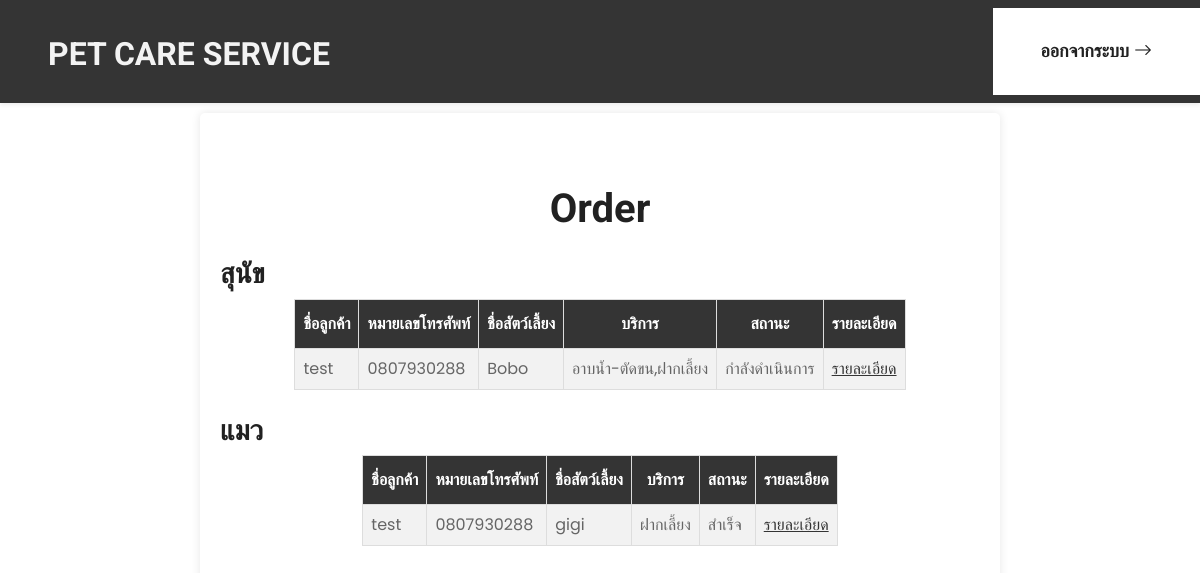
The app's page /adminindex.php (signed in) with its own data.
### tables this page shows
CREATE TABLE `dogservice` (
  `dogID` int(11) NOT NULL,
  `dogname` varchar(255) NOT NULL,
  `doggender` enum('ผู้','เมีย') NOT NULL,
  `dogage` varchar(255) NOT NULL,
  `dogspicies` varchar(255) DEFAULT NULL,
  `dogbark` enum('เห่า','ไม่เห่า') NOT NULL,
  `dogbehavior` varchar(255) DEFAULT NULL,
  `dogtick` enum('มี','ไม่มี') NOT NULL,
  `dogcongen` varchar(255) NOT NULL,
  `dogvac` enum('ครบ','ไม่ครบ') NOT NULL,
  `dogrs` enum('ระบบปิด','ระบบเปิด') NOT NULL,
  `dogtrans` text NOT NULL,
  `dogservices` varchar(255) NOT NULL,
  `ddatetimestartd` datetime NOT NULL,
  `ddatetimeendd` datetime NOT NULL,
  `userID` int(11) NOT NULL,
  `username` varchar(255) NOT NULL,
  `phone` varchar(10) NOT NULL,
  `facebook` varchar(255) NOT NULL,
  `line` varchar(100) NOT NULL,
  `total_price` int(11) NOT NULL,
  `status` varchar(255) NOT NULL
);

CREATE TABLE `catservice` (
  `catID` int(11) NOT NULL,
  `catname` varchar(255) NOT NULL,
  `catgender` enum('ผู้','เมีย') NOT NULL,
  `catage` varchar(100) NOT NULL,
  `catspicies` varchar(255) DEFAULT NULL,
  `catheat` enum('มี','ไม่มี') NOT NULL,
  `catbehavior` varchar(255) DEFAULT NULL,
  `cattick` enum('มี','ไม่มี') NOT NULL,
  `catcongen` varchar(255) NOT NULL,
  `catvac` enum('ครบ','ไม่ครบ') NOT NULL,
  `catrs` enum('ระบบปิด','ระบบเปิด') NOT NULL,
  `cattrans` text NOT NULL,
  `catservices` varchar(255) NOT NULL,
  `cdatetimestartc` datetime NOT NULL,
  `cdatetimeendc` datetime NOT NULL,
  `userID` int(11) NOT NULL,
  `username` varchar(255) NOT NULL,
  `phone` varchar(10) NOT NULL,
  `facebook` varchar(255) NOT NULL,
  `line` varchar(100) NOT NULL,
  `total_price` int(11) NOT NULL,
  `status` varchar(255) NOT NULL
);

### adminindex.php (the view, shortened to what this page needs)
<?php
    include('config\connect.php');
    $sqlDog = "SELECT * FROM dogservice";
    $resultDog = $conn->query($sqlDog);
    $sqlCat = "SELECT * FROM catservice";
    $resultCat = $conn->query($sqlCat);
?>
<!DOCTYPE html>
<html lang="en">
<head>
    <link href="https://cdn.jsdelivr.net/npm/bootstrap-icons@1.4.1/font/bootstrap-icons.css" rel="stylesheet">
    <link href="lib/flaticon/font/flaticon.css" rel="stylesheet">
    <link href="lib/owlcarousel/assets/owl.carousel.min.css" rel="stylesheet">
    <link href="css/bootstrap.min.css" rel="stylesheet">
    <link href="css/style.css" rel="stylesheet">
</head>
<body>
    <?php if (isset($_SESSION['adminID'])): ?>
    <nav class="navbar navbar-expand-lg navbar-light shadow-sm " style="background-color:#343434;">
        <a href="adminindex.php" class="navbar-brand ms-lg-5">
            <h1 class="m-0 text-uppercase text-light"><font size="6" >Pet care service</font></h1>
        </a>
        <div class="collapse navbar-collapse" id="navbarCollapse">
            <div class="navbar-nav ms-auto py-0">
                <a href="adminindex.php?logout='1'" class="nav-item nav-link nav-contact text-black px-5 ms-lg-5" style="background-color:white;" >ออกจากระบบ <i class="bi bi-arrow-right"></i></a>
            </div>
        </div>
    </nav>
    <div class="container-fluid">
        <div class="container2 py-5" >
            <h1 class="mt-4 text-center">Order</h1>
            <div class="mb-3">
            <h3 class="mt-4 ">สุนัข</h3>
            <table id="hist" style="display: flex; justify-content: center;">
                <tr>
                    <th>ชื่อลูกค้า</th>
                    <th>หมายเลขโทรศัพท์</th>
                    <th>ชื่อสัตว์เลี้ยง</th>
                    <th>บริการ</th>
                    <th>สถานะ</th>
                    <th>รายละเอียด</th>
                </tr>
                <?php
                if (isset($resultDog) && $resultDog->num_rows > 0) {
                    while ($row = $resultDog->fetch_assoc()) {
                        echo "<tr>
                                <td>{$row['username']}</td>
                                <td>{$row['phone']}</td>
                                <td>{$row['dogname']}</td>
                                <td>{$row['dogservices']}</td>
                                <td>{$row['status']}</td>
                                <td>
                                    <a href='servicedogdetail.php?id={$row['dogID']}' style='text-decoration: underline; color: #343434;'>รายละเอียด</a>
                                </td>
                              </tr>";
                    }
                } else {
                    echo "<tr><td colspan='12'>ไม่มีข้อมูล</td></tr>";
                }
                ?>
            </table>
            </div>
            <div class="mb-3">
            <h3 class="mt-4 ">แมว</h3>
            <table id="hist" style="display: flex; justify-content: center;">
            <tr>
                    <th>ชื่อลูกค้า</th>
                    <th>หมายเลขโทรศัพท์</th>
                    <th>ชื่อสัตว์เลี้ยง</th>
                    <th>บริการ</th>
                    <th>สถานะ</th>
                    <th>รายละเอียด</th>
                </tr>
                <?php
                if (isset($resultCat) && $resultCat->num_rows > 0) {
                    while ($row = $resultCat->fetch_assoc()) {
                        echo "<tr>
                                <td>{$row['username']}</td>
                                <td>{$row['phone']}</td>
                                <td>{$row['catname']}</td>
                                <td>{$row['catservices']}</td>
                                <td>{$row['status']}</td>
                                <td>
                                    <a href='servicecatdetail.php?id={$row['catID']}' style='text-decoration: underline; color: #343434;'>รายละเอียด</a>
                                </td>
                              </tr>";
                    }
                } else {
                    echo "<tr><td colspan='12'>ไม่มีข้อมูล</td></tr>";
                }
                ?>
            </table>
            </div>
        </div>
    </div>
<?php endif; ?>
</body>
</html>

### css/style.css (style rules this page uses)
:root { --primary: #343434; --secondary: #343434; --light: #F3F3F3; --dark: #212121; }
.navbar-light .navbar-nav .nav-link { font-family: 'Arial', sans-serif; position: relative; margin-left: 30px; padding: 30px 0; font-size: 18px; font-weight: 700; text-transform: uppercase; color: var(--dark); outline: none; transition: .5s; }
@media (min-width: 992px) { .navbar-light .navbar-nav .nav-link::before { position: absolute; content: ""; width: 0; height: 7px; top: -4px; left: 50%; background: var(--primary); transition: .5s; } }
@media (min-width: 992px) { .navbar-light .navbar-nav .nav-link.nav-contact::before { width: 100%; height: 1px; top: -1px; left: 0; } }

### adminindex.php (style rules this page uses)
.container2 { max-width: 800px; max-height: 1750px; padding: 20px; border-radius: 5px; box-shadow: 0 0 10px rgba(0, 0, 0, 0.1); margin: 10px auto; flex-direction: column; justify-content: center; }
#hist td, #hist th { border: 1px solid #ddd; padding: 8px; }
#hist tr:nth-child(even) { background-color: #f2f2f2; }
#hist th { padding-top: 12px; padding-bottom: 12px; text-align: center; background-color: #343434; color: white; }

### records on screen
dogservice: username "test", phone "0807930288", dogname "Bobo", dogservices "อาบน้ำ-ตัดขน,ฝากเลี้ยง", status "กำลังดำเนินการ"
catservice: username "test", phone "0807930288", catname "gigi", catservices "ฝากเลี้ยง", status "สำเร็จ"
